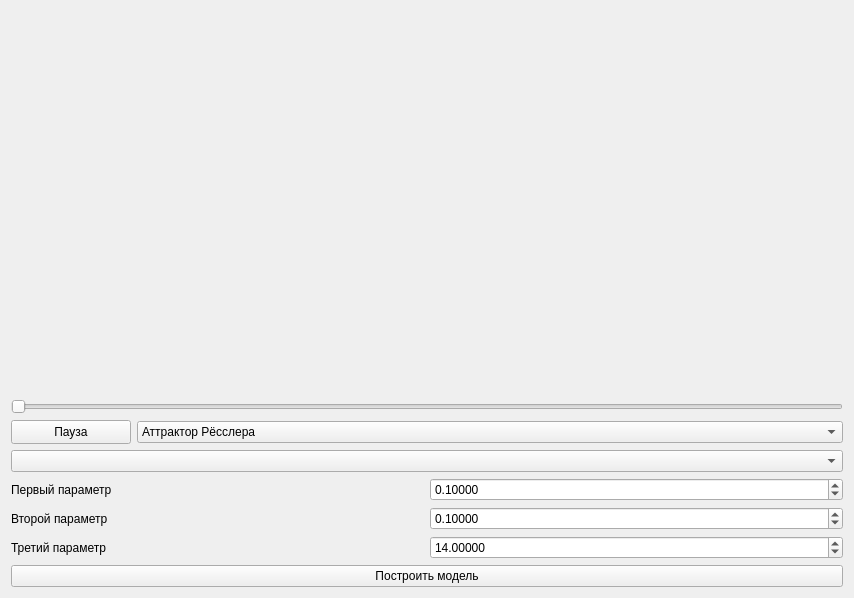
<?xml version="1.0" encoding="UTF-8"?>
<ui version="4.0">
 <class>Window</class>
 <widget class="QWidget" name="Window">
  <property name="geometry">
   <rect>
    <x>0</x>
    <y>0</y>
    <width>854</width>
    <height>598</height>
   </rect>
  </property>
  <property name="windowTitle">
   <string>Динамические системы</string>
  </property>
  <layout class="QGridLayout" name="gridLayout">
   <item row="1" column="0" colspan="2">
    <widget class="QSlider" name="horizontalSlider">
     <property name="maximum">
      <number>10000</number>
     </property>
     <property name="singleStep">
      <number>10</number>
     </property>
     <property name="sliderPosition">
      <number>0</number>
     </property>
     <property name="orientation">
      <enum>Qt::Horizontal</enum>
     </property>
    </widget>
   </item>
   <item row="5" column="0" colspan="2">
    <layout class="QHBoxLayout" name="horizontalLayout">
     <item>
      <widget class="QLabel" name="label">
       <property name="text">
        <string>Первый параметр</string>
       </property>
      </widget>
     </item>
     <item>
      <widget class="QDoubleSpinBox" name="doubleSpinBox">
       <property name="decimals">
        <number>5</number>
       </property>
       <property name="minimum">
        <double>-1000.000000000000000</double>
       </property>
       <property name="maximum">
        <double>1000.000000000000000</double>
       </property>
       <property name="singleStep">
        <double>0.100000000000000</double>
       </property>
       <property name="value">
        <double>0.100000000000000</double>
       </property>
      </widget>
     </item>
    </layout>
   </item>
   <item row="6" column="0" colspan="2">
    <layout class="QHBoxLayout" name="horizontalLayout_2">
     <item>
      <widget class="QLabel" name="label_2">
       <property name="text">
        <string>Второй параметр</string>
       </property>
      </widget>
     </item>
     <item>
      <widget class="QDoubleSpinBox" name="doubleSpinBox_2">
       <property name="decimals">
        <number>5</number>
       </property>
       <property name="minimum">
        <double>-1000.000000000000000</double>
       </property>
       <property name="maximum">
        <double>1000.000000000000000</double>
       </property>
       <property name="singleStep">
        <double>0.100000000000000</double>
       </property>
       <property name="value">
        <double>0.100000000000000</double>
       </property>
      </widget>
     </item>
    </layout>
   </item>
   <item row="3" column="1">
    <widget class="QComboBox" name="comboBox">
     <item>
      <property name="text">
       <string>Аттрактор Рёсслера</string>
      </property>
     </item>
     <item>
      <property name="text">
       <string>Аттрактор Лоренца</string>
      </property>
     </item>
    </widget>
   </item>
   <item row="4" column="0" colspan="2">
    <widget class="QComboBox" name="constantsBox"/>
   </item>
   <item row="3" column="0">
    <widget class="QPushButton" name="pauseButton">
     <property name="sizePolicy">
      <sizepolicy hsizetype="Fixed" vsizetype="Fixed">
       <horstretch>0</horstretch>
       <verstretch>0</verstretch>
      </sizepolicy>
     </property>
     <property name="minimumSize">
      <size>
       <width>88</width>
       <height>24</height>
      </size>
     </property>
     <property name="maximumSize">
      <size>
       <width>120</width>
       <height>16777215</height>
      </size>
     </property>
     <property name="text">
      <string>Пауза</string>
     </property>
    </widget>
   </item>
   <item row="0" column="0" colspan="2">
    <widget class="PointsViewQGLWidget" name="pointsViewQGLWidget" native="true">
     <property name="minimumSize">
      <size>
       <width>370</width>
       <height>370</height>
      </size>
     </property>
    </widget>
   </item>
   <item row="7" column="0" colspan="2">
    <layout class="QHBoxLayout" name="horizontalLayout_3">
     <item>
      <widget class="QLabel" name="label_3">
       <property name="text">
        <string>Третий параметр</string>
       </property>
      </widget>
     </item>
     <item>
      <widget class="QDoubleSpinBox" name="doubleSpinBox_3">
       <property name="decimals">
        <number>5</number>
       </property>
       <property name="minimum">
        <double>-1000.000000000000000</double>
       </property>
       <property name="maximum">
        <double>1000.000000000000000</double>
       </property>
       <property name="singleStep">
        <double>0.100000000000000</double>
       </property>
       <property name="value">
        <double>14.000000000000000</double>
       </property>
      </widget>
     </item>
    </layout>
   </item>
   <item row="8" column="0" colspan="2">
    <widget class="QPushButton" name="pushButton">
     <property name="text">
      <string>Построить модель</string>
     </property>
    </widget>
   </item>
  </layout>
 </widget>
 <customwidgets>
  <customwidget>
   <class>PointsViewQGLWidget</class>
   <extends>QWidget</extends>
   <header>PointsViewQGLWidget.h</header>
   <container>1</container>
  </customwidget>
 </customwidgets>
 <resources/>
 <connections>
  <connection>
   <sender>pushButton</sender>
   <signal>clicked()</signal>
   <receiver>Window</receiver>
   <slot>slot_restart_button()</slot>
   <hints>
    <hint type="sourcelabel">
     <x>403</x>
     <y>588</y>
    </hint>
    <hint type="destinationlabel">
     <x>414</x>
     <y>504</y>
    </hint>
   </hints>
  </connection>
  <connection>
   <sender>horizontalSlider</sender>
   <signal>valueChanged(int)</signal>
   <receiver>Window</receiver>
   <slot>slot_time_slider(int)</slot>
   <hints>
    <hint type="sourcelabel">
     <x>45</x>
     <y>397</y>
    </hint>
    <hint type="destinationlabel">
     <x>7</x>
     <y>348</y>
    </hint>
   </hints>
  </connection>
  <connection>
   <sender>comboBox</sender>
   <signal>currentTextChanged(QString)</signal>
   <receiver>Window</receiver>
   <slot>slot_model_selection(QString)</slot>
   <hints>
    <hint type="sourcelabel">
     <x>583</x>
     <y>428</y>
    </hint>
    <hint type="destinationlabel">
     <x>507</x>
     <y>380</y>
    </hint>
   </hints>
  </connection>
  <connection>
   <sender>constantsBox</sender>
   <signal>currentTextChanged(QString)</signal>
   <receiver>Window</receiver>
   <slot>slot_constants_selection(QString)</slot>
   <hints>
    <hint type="sourcelabel">
     <x>471</x>
     <y>459</y>
    </hint>
    <hint type="destinationlabel">
     <x>508</x>
     <y>422</y>
    </hint>
   </hints>
  </connection>
  <connection>
   <sender>pauseButton</sender>
   <signal>clicked()</signal>
   <receiver>Window</receiver>
   <slot>slot_pause_button()</slot>
   <hints>
    <hint type="sourcelabel">
     <x>24</x>
     <y>413</y>
    </hint>
    <hint type="destinationlabel">
     <x>4</x>
     <y>413</y>
    </hint>
   </hints>
  </connection>
 </connections>
 <slots>
  <slot>slot_restart_button()</slot>
  <slot>slot_time_slider(int)</slot>
  <slot>slot_model_selection(QString)</slot>
  <slot>slot_constants_selection(QString)</slot>
  <slot>slot_pause_button()</slot>
 </slots>
</ui>
